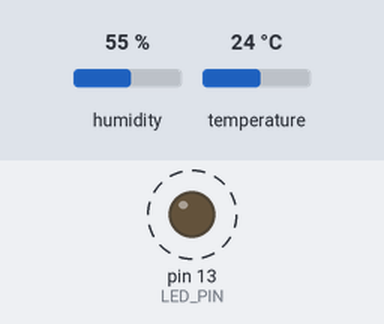
This sketch was run on a simulated Arduino Uno, built with avr-gcc and run on an emulated ATmega328P. On the bench: output pins drawn as LEDs (lit = HIGH). Dashed ring = blinking. Inputs (shaded band) come from the test bench; at power-on: temperature 24 °C, humidity 55 %. What the sketch prints to the serial monitor is not drawn.

Above: at 5.7 s.
6.9 s: temperature set to 33 °C
At 7.9 s:
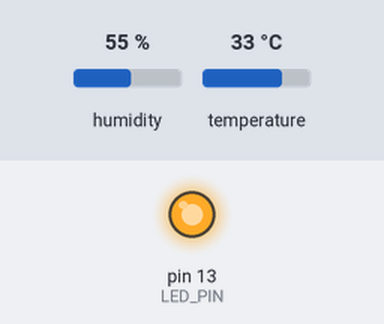
12.3 s: temperature set to 12 °C
At 14.4 s:
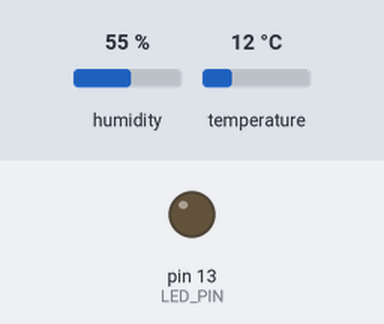
Timing chart, 0 to 23.7 s (numbered marks = the images above; inputs shaded):
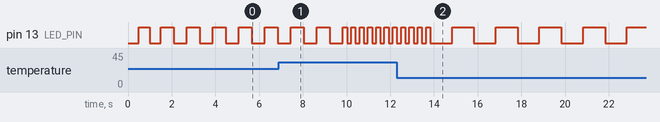

The sketch:

DHT11_TEST_1_V1.ino
```cpp
// ============================================================
// 实验1：DHT11 温湿度传感器（修改版）
// 功能：
//  1. 串口输出传感器数据前，先输出本组组号
//  2. 温度升高 LED 闪烁变快，温度降低闪烁变慢
// 接线：
//  DHT11: VCC→5V  GND→GND  S→数字引脚2
//         （若为 4 脚裸传感器，S 与 VCC 之间接 10kΩ 上拉电阻）
//  LED  : 使用 UNO 板载 13 脚
// 库  ：DHT sensor library
// ============================================================
#include "DHT.h"

#define DHTPIN 2        // DHT11 数据脚 S 接数字引脚 2
#define DHTTYPE DHT11   // 传感器类型
#define LED_PIN 13      // 温度指示灯：UNO 板载 LED
#define GROUP_NUMBER 3  // 本组组号

DHT dht(DHTPIN, DHTTYPE);

unsigned long lastSample = 0;   // 上次采样的时间
unsigned long lastBlink  = 0;   // 上次翻转 LED 的时间
int blinkInterval = 500;        // 闪烁间隔（毫秒），越小闪得越快
bool ledState = LOW;

void setup() {
  Serial.begin(9600);
  pinMode(LED_PIN, OUTPUT);
  dht.begin();
  Serial.print("组号: ");
  Serial.println(GROUP_NUMBER);
  Serial.println("DHT11 实验开始");
}

void loop() {
  unsigned long now = millis();

  // ---- 每 2 秒采样一次（DHT11 采样间隔不能小于 1 秒） ----
  if (now - lastSample >= 2000) {
    lastSample = now;

    float t = dht.readTemperature();   // 温度 ℃
    float h = dht.readHumidity();      // 湿度 %

    if (isnan(t) || isnan(h)) {        // 读取失败
      Serial.println("Failed to read from DHT sensor!");
      return;
    }

    // 修改1：先输出组号，再输出传感器数据
    Serial.print("组号: ");
    Serial.print(GROUP_NUMBER);
    Serial.print("  温度: ");
    Serial.print(t);
    Serial.print(" C   湿度: ");
    Serial.print(h);
    Serial.println(" %");

    // 修改2：温度 -> 闪烁间隔
    // 15℃ 约 1 秒闪一次，35℃ 约 0.1 秒闪一次
    // 温度上升 -> 间隔变小 -> 闪烁变快；温度下降 -> 闪烁变慢
    blinkInterval = map(t, 15, 35, 1000, 100);
    blinkInterval = constrain(blinkInterval, 100, 1000);
  }

  // ---- 按当前温度决定的节奏闪烁（非阻塞，不影响采样） ----
  if (now - lastBlink >= blinkInterval) {
    lastBlink = now;
    ledState = !ledState;
    digitalWrite(LED_PIN, ledState);
  }
}
```
